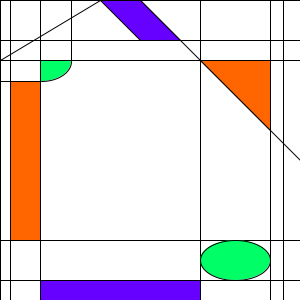
Frame 1 (no input)
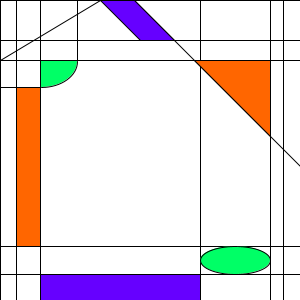
Frame 60 (the mouse pressed at the canvas centre just before this capture)
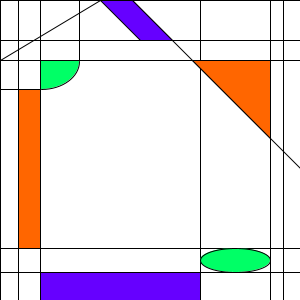
Frame 120 (the mouse held since frame 60 and released just before this capture)

The Processing sketch that drew these frames (run headless with seeded random() and noise(); from frame 60 on, the mouse is pressed at the canvas centre):

// Processing sketch: processing_161192
// ── processing_161192.pde

int activator=0;
int varia=0;//
boolean breathin=true;

void setup(){
  size(300,300);
}
//comments are back woohoo
void draw(){
  activator=activator+1;
  if(activator==10)
  {
    activator=0;
    if(varia==10)
      breathin=false;
    if(varia==0)
      breathin=true;
    if(breathin)
    {
      varia=varia+1;
    }
    else varia=varia-1;
  }
  fill(255,255,255);
  rect(0,0,300,300); //1first two correspond to top left corner int varia=like a billion
  line(71+varia, 0, 71+varia, 60);//19
  line(10+varia, 0, 10+varia, 300);//2
  line(40, 0, 40, 300);//3
  line(200, 0, 200, 300);//4
  line(270, 0, 270, 300);//5
  line(283, 0, 283, 300);//6
  line(0, 81+varia, 40, 81+varia);//18
  line(0, 40, 300, 40);//7
  line(0, 60, 300, 60);//8
  line(0, 240+varia, 300, 240+varia);//9
  line(0, 280-varia, 300, 280-varia);//10
  line(283, 0, 283, 300);//11
  line(140-varia, 0, 300, 160+varia);//12
  line(0,60, 100, 0);//12
  fill(#FF6600); 
  triangle(200-varia, 60, 270, 60, 270, 130+varia);//13
  rect(10+varia,81+varia,30-varia,159);//17
  fill(#00FF66); 
  arc(41, 61, 60+(2*varia), 40+(2*varia), 0, PI/2);//15
  ellipse(235, 260, 70, 40-(2*varia));//14
  fill(#6600FF);
  quad(100, 0, 140-varia, 0, 180-varia, 40, 140, 40);//16
  rect(40,280-varia,160,20+varia);//17
  
  
}
